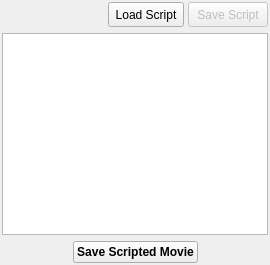
<ui version="4.0">
 <class>ScriptMovieWidget</class>
 <widget class="QDockWidget" name="ScriptMovieWidget">
  <property name="geometry">
   <rect>
    <x>0</x>
    <y>0</y>
    <width>270</width>
    <height>265</height>
   </rect>
  </property>
  <property name="sizePolicy">
   <sizepolicy hsizetype="Preferred" vsizetype="Minimum">
    <horstretch>0</horstretch>
    <verstretch>0</verstretch>
   </sizepolicy>
  </property>
  <property name="minimumSize">
   <size>
    <width>270</width>
    <height>265</height>
   </size>
  </property>
  <property name="floating">
   <bool>true</bool>
  </property>
  <property name="allowedAreas">
   <set>Qt::LeftDockWidgetArea|Qt::RightDockWidgetArea</set>
  </property>
  <property name="windowTitle">
   <string>Script Movie</string>
  </property>
  <widget class="QWidget" name="dockWidgetContents">
   <layout class="QVBoxLayout" name="verticalLayout">
    <property name="margin">
     <number>2</number>
    </property>
    <item>
     <layout class="QHBoxLayout" name="horizontalLayout_3">
      <property name="spacing">
       <number>4</number>
      </property>
      <item>
       <spacer name="horizontalSpacer_3">
        <property name="orientation">
         <enum>Qt::Horizontal</enum>
        </property>
        <property name="sizeHint" stdset="0">
         <size>
          <width>40</width>
          <height>20</height>
         </size>
        </property>
       </spacer>
      </item>
      <item>
       <widget class="QToolButton" name="LoadScriptButton">
        <property name="sizePolicy">
         <sizepolicy hsizetype="Fixed" vsizetype="Fixed">
          <horstretch>0</horstretch>
          <verstretch>0</verstretch>
         </sizepolicy>
        </property>
        <property name="minimumSize">
         <size>
          <width>0</width>
          <height>25</height>
         </size>
        </property>
        <property name="text">
         <string>Load Script</string>
        </property>
        <property name="icon">
         <iconset resource="icons.qrc">
          <normaloff>:/file/icons/file_open.svg</normaloff>:/file/icons/file_open.svg</iconset>
        </property>
        <property name="iconSize">
         <size>
          <width>16</width>
          <height>16</height>
         </size>
        </property>
        <property name="toolButtonStyle">
         <enum>Qt::ToolButtonTextBesideIcon</enum>
        </property>
       </widget>
      </item>
      <item>
       <widget class="QPushButton" name="SaveScriptButton">
        <property name="enabled">
         <bool>false</bool>
        </property>
        <property name="sizePolicy">
         <sizepolicy hsizetype="Minimum" vsizetype="Fixed">
          <horstretch>0</horstretch>
          <verstretch>0</verstretch>
         </sizepolicy>
        </property>
        <property name="minimumSize">
         <size>
          <width>0</width>
          <height>25</height>
         </size>
        </property>
        <property name="text">
         <string>Save Script</string>
        </property>
        <property name="icon">
         <iconset resource="icons.qrc">
          <normaloff>:/file/icons/file_save.svg</normaloff>:/file/icons/file_save.svg</iconset>
        </property>
       </widget>
      </item>
     </layout>
    </item>
    <item>
     <widget class="QPlainTextEdit" name="ScriptTextEdit">
      <property name="tabStopWidth">
       <number>40</number>
      </property>
     </widget>
    </item>
    <item>
     <layout class="QHBoxLayout" name="horizontalLayout">
      <item>
       <spacer name="horizontalSpacer">
        <property name="orientation">
         <enum>Qt::Horizontal</enum>
        </property>
        <property name="sizeHint" stdset="0">
         <size>
          <width>40</width>
          <height>20</height>
         </size>
        </property>
       </spacer>
      </item>
      <item>
       <widget class="QPushButton" name="SaveScriptedMovieButton">
        <property name="font">
         <font>
          <weight>75</weight>
          <bold>true</bold>
         </font>
        </property>
        <property name="text">
         <string>Save Scripted Movie</string>
        </property>
        <property name="icon">
         <iconset resource="icons.qrc">
          <normaloff>:/playback/icons/traj_view.svg</normaloff>:/playback/icons/traj_view.svg</iconset>
        </property>
       </widget>
      </item>
      <item>
       <spacer name="horizontalSpacer_2">
        <property name="orientation">
         <enum>Qt::Horizontal</enum>
        </property>
        <property name="sizeHint" stdset="0">
         <size>
          <width>40</width>
          <height>20</height>
         </size>
        </property>
       </spacer>
      </item>
     </layout>
    </item>
   </layout>
  </widget>
 </widget>
 <resources>
  <include location="icons.qrc"/>
 </resources>
 <connections/>
</ui>
